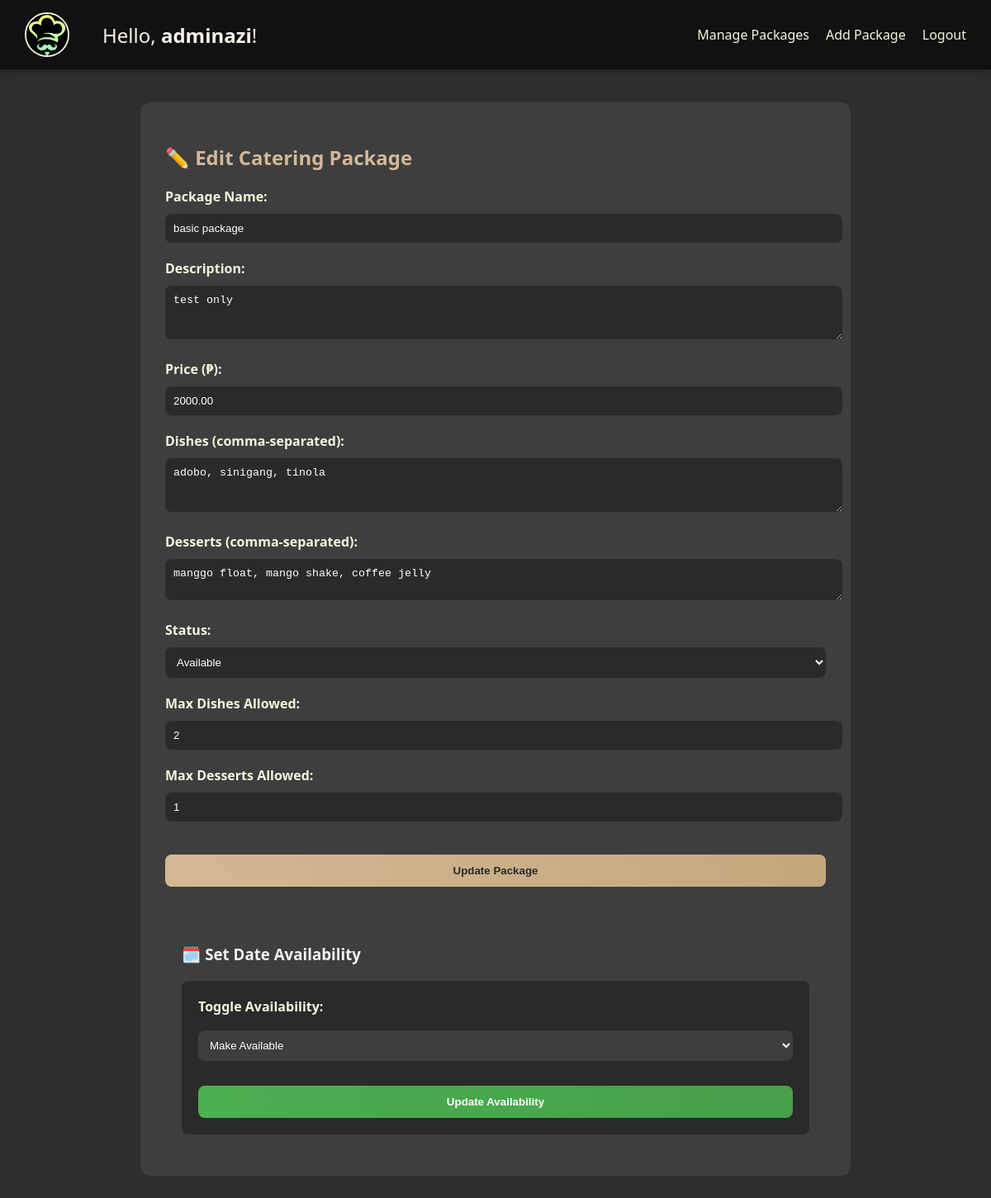
The app's page /mod_edit_packages.php?id=8 (signed in) with its own data.
### tables this page shows
CREATE TABLE `registertb` (
  `userid` int(10) UNSIGNED NOT NULL,
  `name` varchar(255) DEFAULT NULL,
  `username` varchar(255) DEFAULT NULL,
  `contact` varchar(20) DEFAULT NULL,
  `password` varchar(255) DEFAULT NULL,
  `checkpass` varchar(255) DEFAULT NULL,
  `role` varchar(20) DEFAULT 'user'
);

CREATE TABLE `packages` (
  `id` int(11) NOT NULL,
  `package_name` varchar(100) NOT NULL,
  `price` decimal(10,2) NOT NULL,
  `dishes` text NOT NULL,
  `desserts` text NOT NULL,
  `status` enum('available','unavailable') DEFAULT 'available',
  `created_at` timestamp NOT NULL DEFAULT current_timestamp(),
  `max_dishes` int(11) DEFAULT 0,
  `max_desserts` int(11) DEFAULT 0,
  `description` text DEFAULT NULL
);

### mod_edit_packages.php (the view, shortened to what this page needs)
<?php
include('connection.php');
$user_id = $_SESSION['user_id'];
$query = "SELECT name, role FROM registertb WHERE userid = ?";
$stmt = $conn->prepare($query);
$stmt->bind_param("i", $user_id);
$stmt->execute();
$stmt->bind_result($name, $role);
if (isset($_GET['id'])) {
    $package_id = intval($_GET['id']);
    $query = "SELECT * FROM packages WHERE id = ?";
    $stmt = $conn->prepare($query);
    $stmt->bind_param("i", $package_id);
    $stmt->execute();
    $result = $stmt->get_result();
    $package = $result->fetch_assoc();
}
?>
<!DOCTYPE html>
<html lang="en">
<head>
    <link rel="stylesheet" href="https://cdnjs.cloudflare.com/ajax/libs/fullcalendar/3.2.0/fullcalendar.min.css" />
</head>
<body>
<nav class="navbar">
    <div class="navbar-left">
        <img src="logo.jfif" alt="Logo" class="logo-img">
        <span class="greeting">Hello, <strong><?= htmlspecialchars($name) ?></strong>!</span>
    </div>
    <div class="nav-links">
        <a href="mod_packages.php">Manage Packages</a>
        <a href="mod_add_packages.php">Add Package</a>
        <a href="logout.php">Logout</a>
    </div>
</nav>
<div class="container">
    <h2>✏️ Edit Catering Package</h2>
    <form method="POST" id="packageForm">
        <label for="package_name">Package Name:</label>
        <input type="text" name="package_name" id="package_name" value="<?= htmlspecialchars($package['package_name'] ?? '') ?>" required>
        <label for="description">Description:</label>
        <textarea name="description" id="description" rows="3" required><?= htmlspecialchars($package['description'] ?? '') ?></textarea>
        <label for="price">Price (₱):</label>
        <input type="number" step="0.01" name="price" id="price" value="<?= htmlspecialchars($package['price'] ?? '') ?>" required>
        <label for="dishes">Dishes (comma-separated):</label>
        <textarea name="dishes" id="dishes" rows="3" required><?= htmlspecialchars($package['dishes'] ?? '') ?></textarea>
        <label for="desserts">Desserts (comma-separated):</label>
        <textarea name="desserts" id="desserts" rows="2" required><?= htmlspecialchars($package['desserts'] ?? '') ?></textarea>
        <label for="status">Status:</label>
        <select name="status" id="status">
            <option value="available" <?= ($package['status'] ?? '') === 'available' ? 'selected' : '' ?>>Available</option>
        </select>
        <label for="max_dishes">Max Dishes Allowed:</label>
        <input type="number" name="max_dishes" id="max_dishes" value="<?= htmlspecialchars($package['max_dishes'] ?? '') ?>" min="1" required>
        <label for="max_desserts">Max Desserts Allowed:</label>
        <input type="number" name="max_desserts" id="max_desserts" value="<?= htmlspecialchars($package['max_desserts'] ?? '') ?>" min="1" required>
        <button type="submit" class="update-btn">Update Package</button>
    </form>
    <div class="calendar-container">
        <h3>🗓️ Set Date Availability</h3>
        <form method="POST" id="availabilityForm">
            <label for="availability_status">Toggle Availability:</label>
            <select name="availability_status" id="availability_status">
                <option value="available">Make Available</option>
            </select>
            <button type="submit" class="availability-btn">Update Availability</button>
        </form>
    </div>
</div>
</body>
</html>

### mod_edit_packages.php (style rules this page uses)
body { font-family: 'Segoe UI', sans-serif; background-color: #2e2e2e; color: #f1f1f1; margin: 0; }
.navbar { background-color: #111; display: flex; align-items: center; justify-content: space-between; padding: 15px 30px; box-shadow: 0 2px 10px rgba(0,0,0,0.3); position: relative; }
.navbar-left { display: flex; align-items: center; }
.greeting { font-size: 1.5rem; color: #f7f2e9; margin-left: 25px; }
.logo-img { width: 50px; height: 50px; border-radius: 50%; object-fit: cover; margin-right: 15px; border: 2px solid beige; }
.nav-links { display: flex; gap: 20px; }
.nav-links a { color: beige; text-decoration: none; font-weight: 500; transition: color 0.3s ease; }
.container { max-width: 800px; margin: 40px auto; background-color: #3e3e3e; padding: 30px; border-radius: 12px; }
h2 { color: #d4b895; }
input, textarea, select { width: 100%; padding: 10px; margin: 10px 0 20px; border: none; border-radius: 8px; background-color: #2a2a2a; color: white; }
label { font-weight: bold; color: beige; }
button { background-color: #d4b895; color: #2a2a2a; padding: 12px 20px; border: none; border-radius: 8px; cursor: pointer; font-weight: bold; }
.calendar-container { margin-top: 30px; background-color: #3e3e3e; padding: 20px; border-radius: 12px; }
.calendar-container form { background-color: #2a2a2a; padding: 20px; border-radius: 8px; margin-top: 20px; }
.calendar-container form label { display: block; margin-bottom: 8px; color: beige; }
.calendar-container form input[type="date"], .calendar-container form select { width: 100%; padding: 10px; margin-bottom: 15px; border: none; border-radius: 8px; background-color: #3e3e3e; color: white; }
.calendar-container form button { width: 100%; padding: 12px; background: linear-gradient(to right, #4CAF50, #45a049); color: white; border: none; border-radius: 8px; cursor: pointer; font-weight: bold; transition: all 0.3s ease; }
.update-btn { background: linear-gradient(to right, #d4b895, #c3a77c); color: #2a2a2a; padding: 12px 20px; border: none; border-radius: 8px; cursor: pointer; font-weight: bold; width: 100%; margin-top: 20px; transition: all 0.3s ease; }
.availability-btn { background: linear-gradient(to right, #4CAF50, #45a049); color: white; padding: 12px 20px; border: none; border-radius: 8px; cursor: pointer; font-weight: bold; width: 100%; margin-top: 15px; transition: all 0.3s ease; }

### records on screen
registertb: name "adminazi"
packages: package_name "basic package", description "test only", price "2000.00", dishes "adobo, sinigang, tinola", desserts "manggo float, mango shake, coffee jelly", status "Available", max_dishes "2", max_desserts "1"
